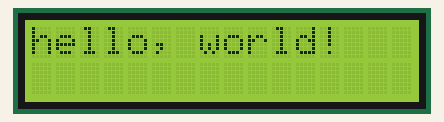
Simulated run of this sketch. Board: Arduino Uno, built with avr-gcc and run on an emulated ATmega328P. Shown: 16×2 character LCD.

Above: at 0.1 s.
At 3.1 s:
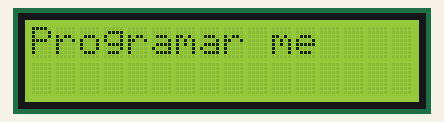
At 6.1 s:
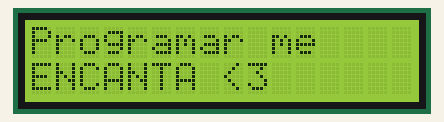
At 9.1 s:
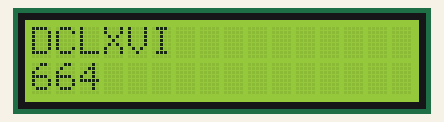

The sketch:

problema101.ino
```cpp
#include <LiquidCrystal.h>
int devolver_numero(char);
int transformar (char*);

LiquidCrystal lcd(12, 11, 5, 4, 3, 2);

void setup() {
  lcd.begin(16, 2);
  lcd.print("hello, world!");
  delay(3000);
  lcd.setCursor(0,1);
  lcd.clear();
  lcd.setCursor(0,0);
  lcd.print("Programar me");
  delay(3000);
  lcd.setCursor(0,1);
  lcd.print("ENCANTA <3");
  delay(3000);
  lcd.clear();
}

void loop() {
  lcd.setCursor(0,0);
  char EnRomano[]="DCLXVI";
  lcd.print(EnRomano);
  lcd.setCursor(0, 1);
  lcd.print(String(transformar(EnRomano)));
  delay(20000);
}


int devolver_numero(char letra){

    char letras[]="CDILMVX",*aux;
    int equivalencias[]={100,500,1,50,1000,5,10};
    aux=strchr(letras,letra);
    return equivalencias[aux-letras];

}

int transformar(char *romano){
    int cont=0;
    for (int i=0;*(romano+i)!='\0';i++) {
        if(devolver_numero(*(romano+i))<devolver_numero(*(romano+i+1)))
            cont-=devolver_numero(*(romano+i));
        else
            cont+=devolver_numero(*(romano+i));
    }
    return cont;
}
```

Measured:
- what the display in image 1 shows lasts 3.0 s, from 3.1 s to 6.1 s
